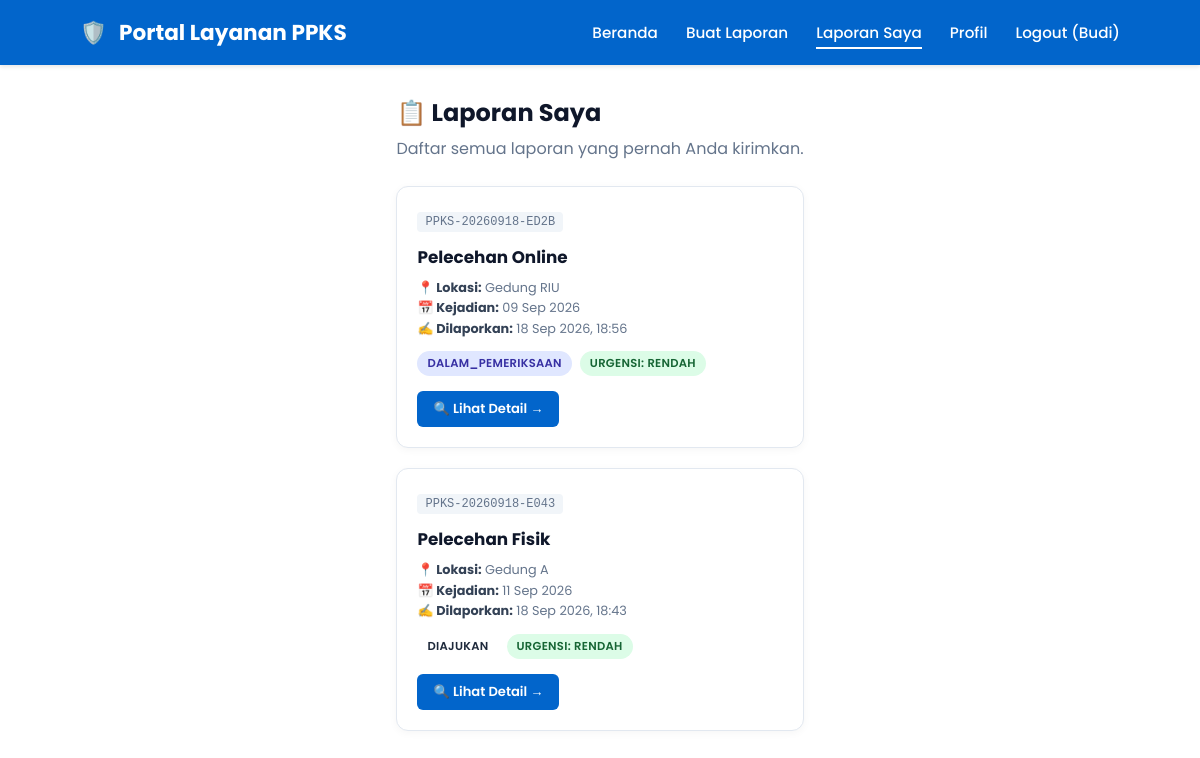
Screenshot of /user/laporan_saya.php (signed in) with the database file from the repository.
### tables this page shows
CREATE TABLE `reports` (
  `id` int(11) NOT NULL,
  `kode_laporan` varchar(30) NOT NULL,
  `user_id` int(11) NOT NULL,
  `category_id` int(11) NOT NULL,
  `tanggal_kejadian` date NOT NULL,
  `lokasi` varchar(255) NOT NULL,
  `kronologi` text NOT NULL,
  `terlapor` text DEFAULT NULL,
  `saksi` text DEFAULT NULL,
  `urgensi` enum('rendah','sedang','tinggi') DEFAULT 'sedang',
  `status` enum('diajukan','diverifikasi','dalam_pemeriksaan','dalam_penanganan','selesai','ditutup') DEFAULT 'diajukan',
  `anonim` tinyint(1) DEFAULT 0,
  `created_at` timestamp NOT NULL DEFAULT current_timestamp()
);

CREATE TABLE `categories` (
  `id` int(11) NOT NULL,
  `nama` varchar(100) NOT NULL,
  `deskripsi` text DEFAULT NULL,
  `status` tinyint(1) DEFAULT 1,
  `created_at` timestamp NOT NULL DEFAULT current_timestamp()
);

### user/laporan_saya.php (the view, shortened to what this page needs)
<?php
include '../config/database.php';
$user_id  = $_SESSION['user_id'];
$username = $_SESSION['username'];
$query = "SELECT r.*, c.nama AS nama_kategori
          FROM reports r
          LEFT JOIN categories c ON r.category_id = c.id
          WHERE r.user_id = '$user_id'
          ORDER BY r.created_at DESC";
$result = mysqli_query($conn, $query);
?>
<!DOCTYPE html>
<html lang="id">
<head>
    <link rel="stylesheet" href="../assets/style.css">
</head>
<body>
    <header class="navbar">
        <div class="logo"><span>🛡️</span> Portal Layanan PPKS</div>
        <ul class="nav-links">
            <li><a href="index.php">Beranda</a></li>
            <li><a href="buat_laporan.php">Buat Laporan</a></li>
            <li><a href="laporan_saya.php" class="active">Laporan Saya</a></li>
            <li><a href="profil.php">Profil</a></li>
            <li><a href="../logout.php">Logout (<?= htmlspecialchars($username); ?>)</a></li>
        </ul>
    </header>
    <div class="laporan-container">
        <h2>📋 Laporan Saya</h2>
        <p class="subtitle">Daftar semua laporan yang pernah Anda kirimkan.</p>
        <?php if (mysqli_num_rows($result) > 0): ?>
            <div class="laporan-grid">
                <?php while ($row = mysqli_fetch_assoc($result)):
                        $status_class = 'badge-diajukan';
                        if ($row['status'] === 'diverifikasi') $status_class = 'badge-diverifikasi';
                        elseif ($row['status'] === 'dalam_pemeriksaan') $status_class = 'badge-pemeriksaan';
                        elseif ($row['status'] === 'dalam_penanganan') $status_class = 'badge-penanganan';
                        elseif ($row['status'] === 'selesai') $status_class = 'badge-selesai';
                        elseif ($row['status'] === 'ditutup') $status_class = 'badge-ditutup';
                        $urgensi_class = 'badge-rendah';
                    ?>
                    <div class="laporan-card">
                        <span class="laporan-kode"><?= htmlspecialchars($row['kode_laporan']); ?></span>
                        <h3><?= htmlspecialchars($row['nama_kategori'] ?? 'Tanpa Kategori'); ?></h3>
                        <div class="laporan-meta">
                            <strong>📍 Lokasi:</strong> <?= htmlspecialchars($row['lokasi']); ?><br>
                            <strong>📅 Kejadian:</strong> <?= date('d M Y', strtotime($row['tanggal_kejadian'])); ?><br>
                            <strong>✍️ Dilaporkan:</strong> <?= date('d M Y, H:i', strtotime($row['created_at'])); ?>
                        </div>
                        <div class="badge-row">
                            <span class="badge <?= $status_class; ?>"><?= htmlspecialchars($row['status']); ?></span>
                            <span class="badge <?= $urgensi_class; ?>">Urgensi: <?= htmlspecialchars($row['urgensi']); ?></span>
                        </div>
                        <a href="detail_laporan.php?id=<?= $row['id']; ?>" class="btn-detail">🔍 Lihat Detail →</a>
                    </div>
                <?php endwhile; ?>
            </div>
        <?php endif; ?>
    </div>
</body>
</html>

### assets/style.css (style rules this page uses)
* { margin: 0; padding: 0; box-sizing: border-box; font-family: 'Poppins', sans-serif; }
body { background-color: #ffffff; color: #1e293b; display: flex; flex-direction: column; min-height: 100vh; }
.navbar { background-color: #0265cb; padding: 16px 80px; display: flex; justify-content: space-between; align-items: center; box-shadow: 0 2px 4px rgba(0, 0, 0, 0.1); }
.navbar .logo { display: flex; align-items: center; gap: 12px; color: #ffffff; font-size: 1.35rem; font-weight: 700; }
.navbar .nav-links { display: flex; gap: 28px; list-style: none; }
.navbar .nav-links a { color: #ffffff; text-decoration: none; font-size: 0.95rem; font-weight: 500; transition: opacity 0.2s; }
.navbar .nav-links a.active { border-bottom: 2px solid #ffffff; padding-bottom: 4px; }
.badge-pemeriksaan { background: #e0e7ff; color: #3730a3; }

### user/laporan_saya.php (style rules this page uses)
.laporan-container { max-width: 1000px; margin: 30px auto; padding: 0 20px; }
.laporan-container h2 { color: #0f172a; margin-bottom: 6px; }
.laporan-container .subtitle { color: #64748b; margin-bottom: 25px; }
.laporan-grid { display: grid; grid-template-columns: repeat(auto-fill, minmax(320px, 1fr)); gap: 20px; }
.laporan-card { background: #ffffff; border: 1px solid #e2e8f0; border-radius: 12px; padding: 20px; box-shadow: 0 2px 8px rgba(0,0,0,0.04); transition: box-shadow 0.2s, transform 0.2s; }
.laporan-kode { font-size: 0.75rem; color: #64748b; font-family: 'Courier New', monospace; background: #f1f5f9; padding: 3px 8px; border-radius: 4px; display: inline-block; margin-bottom: 12px; }
.laporan-card h3 { font-size: 1.05rem; color: #0f172a; margin-bottom: 8px; }
.laporan-meta { font-size: 0.8rem; color: #64748b; margin-bottom: 12px; line-height: 1.6; }
.laporan-meta strong { color: #334155; }
.badge-row { display: flex; gap: 8px; flex-wrap: wrap; margin-bottom: 15px; }
.badge { padding: 4px 10px; border-radius: 20px; font-size: 0.72rem; font-weight: 600; text-transform: uppercase; letter-spacing: 0.3px; }
.badge-rendah { background: #dcfce7; color: #166534; }
.btn-detail { display: inline-block; background: #0265cb; color: #ffffff; padding: 8px 16px; border-radius: 6px; text-decoration: none; font-size: 0.82rem; font-weight: 600; transition: background 0.2s; }

### rows the page displays
reports: kode_laporan "PPKS-20260918-ED2B", category.nama "Pelecehan Online", lokasi "Gedung RIU", tanggal_kejadian "09 Sep 2026", created_at "18 Sep 2026, 18:56", status "DALAM_PEMERIKSAAN", urgensi "RENDAH"
reports: kode_laporan "PPKS-20260918-E043", category.nama "Pelecehan Fisik", lokasi "Gedung A", tanggal_kejadian "11 Sep 2026", created_at "18 Sep 2026, 18:43", status "DIAJUKAN", urgensi "RENDAH"

### other values shown
$username "Budi"
